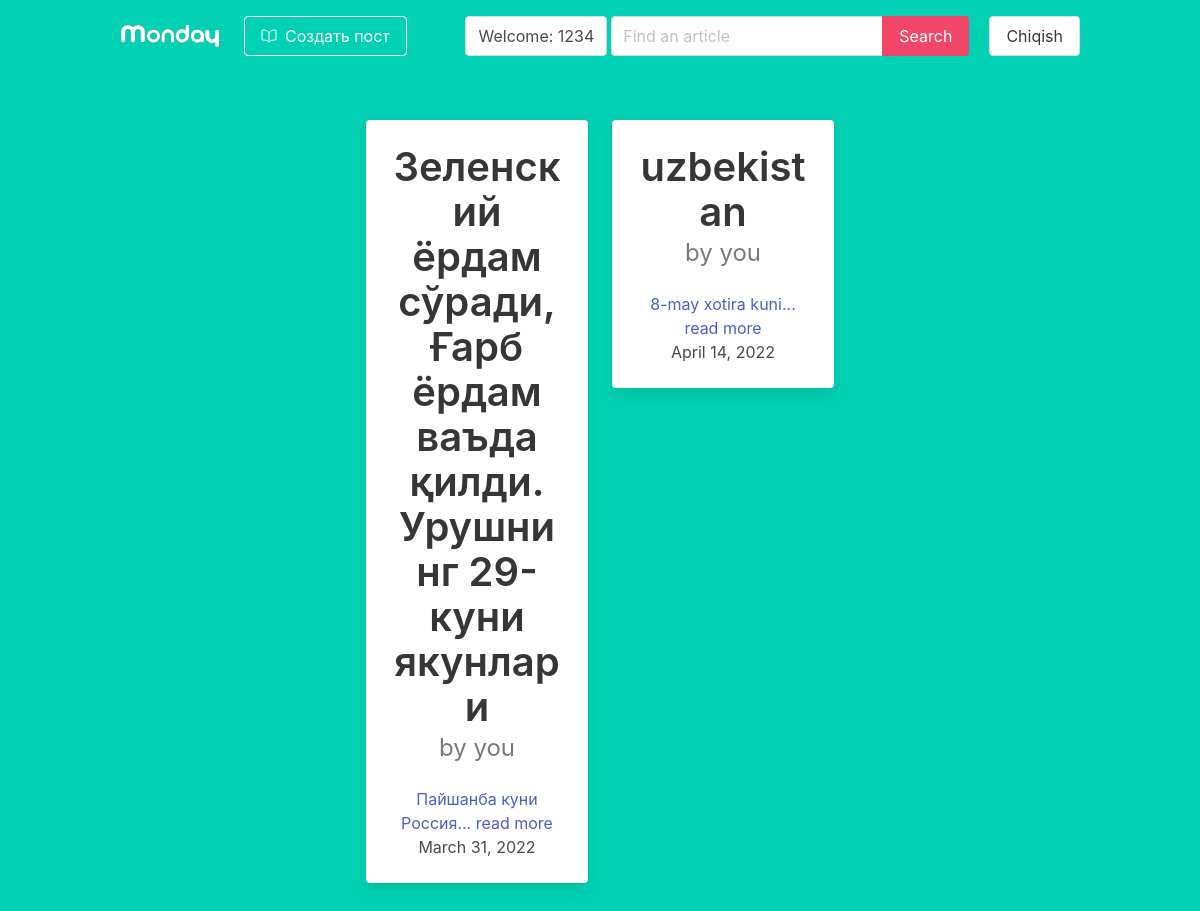
The app's page / (signed in) with its own data.
### post/models.py (models this page shows, shortened)
class Article(models.Model):
    title=models.CharField(max_length=255)
    text=models.TextField()
    slug=models.SlugField(unique=True)
    date=models.DateField(auto_now=True)
    thumb=models.ImageField(blank=True)
    author=models.ForeignKey(User,default=None,on_delete=models.CASCADE)
    likes=models.ManyToManyField(User,related_name='article_likes')
    dislikes=models.ManyToManyField(User,related_name='article_dislikes')
    def snippet(self):
        return self.text[:20]+ '... read more'

### post/views.py (the view)
# urls.py: path('', article_func, name='article_func'),
def article_func(request):
    search=request.GET.get('search')
    articles=Article.objects.all().order_by('date')
    articles=articles.filter(Q(title__icontains=search) | Q(text__icontains=search)) if search else articles
    return render(request,'articles_list.html',{'articles':articles})

### templates/articles_list.html
{% extends 'base.html' %}
{% load static %}
{% block content %}
<div class="container">
    <div class="columns is-centered">
        {% if articles %}
        {% for article in articles %}
        <div class="column is-3">
            <div class="card has-text-centered">
                <div class="card-content">
                    <div class="media">
                        <div class="media-content">
                            <p class="title has-text-dark is-2">
                                {{ article.title }}
                            </p>
                            {% if user == article.author %}
                            <p class="subtitle is-4 has-text-grey">by you</p>
                            {% else %}
                            <p class="subtitle is-4 has-text-grey">by {{ article.author }}</p>
                            {% endif %}
                        </div>
                    </div>
                    <div class="content ">
                        <a href="{% url 'article_detail' article.slug %}">
                            {{ article.snippet }}
                        </a>
                        <br>
                        <div>{{ article.date }}</div>
                    </div>
                </div>
            </div>
        </div>
        {% endfor %}
        {% else %}
        <p>Siz qidirayotgan ma'lumot topilmadi</p>
        <br><br>
        <img class="image" src="" alt="">
        {% endif %}
    </div>
</div>
{% endblock %}

### templates/base.html (shortened to what this page needs)
{% load static %}
<html lang="en">
<head>
    <link rel="stylesheet" href="{% static 'style.css' %}">
    <link rel="stylesheet" href="{% static 'bulma.css' %}">
</head>
<body>
    <section class="hero has-background-primary is-fullheight">
        <div class="hero-head">
            <header class="navbar">
                <div class="container">
                    <div class="navbar-brand">
                        <a class="navbar-item" href="{% url 'article_func' %}">
                            <img src="{% static 'images/monday.svg' %}" width="100" alt="Logo">
                        </a>
                    </div>
                    <div id="navbarMenuHeroC" class="navbar-menu">
                        <div class="navbar-start">
                            {% if user.is_authenticated %}
                            <span class="navbar-item">
                                <a href="{% url 'article_create' %}" class="button is-info is-outlined is-inverted">
                                    <span class="mr-2">
                                        <ion-icon name="book-outline"></ion-icon>
                                    </span>
                                    <span>
                                        Создать пост
                                    </span>
                                </a>
                            </span>
                            {% endif %}
                        </div>
                        <div class="navbar-end">
                            {% if user.is_authenticated %}
                            <a class="navbar-item button my-4 mx-1">
                                Welcome: {{ user }}
                            </a>
                            <form action="{% url 'article_func' %}" method="get">
                                <div class="field has-addons mt-4 mr-2">
                                    <div class="control">
                                        <input class="input" type="search" placeholder="Find an article" name="search">
                                    </div>
                                    <div class="control">
                                        <button class="button is-danger" type="submit">
                                            Search
                                        </button>
                                    </div>
                                </div>
                            </form>
                            <span class="navbar-item">
                                <a href="{% url 'sign_out' %}" class="button is-warming">Chiqish</a>
                            </span>
                            {% else %}
                            <span class="navbar-item">
                                <a href="{% url 'sign_in' %}" class="button is-warming">Kirish</a>
                            </span>
                            {% endif %}
                        </div>
                    </div>
                </div>
            </header>
        </div>
        <div class="hero-body">
            {% block content %}
            {% endblock %}
        </div>
    </section>
</body>
</html>

### records on screen
Article: title "Зеленский ёрдам сўради, Ғарб ёрдам ваъда қилди. Урушнинг 29-куни якунлари", shows "by you", snippet "Пайшанба куни Россия... read more", date "March 31, 2022"
Article: title "uzbekistan", shows "by you", snippet "8-may xotira kuni... read more", date "April 14, 2022"

### other values on screen
{{ user }} "1234"
